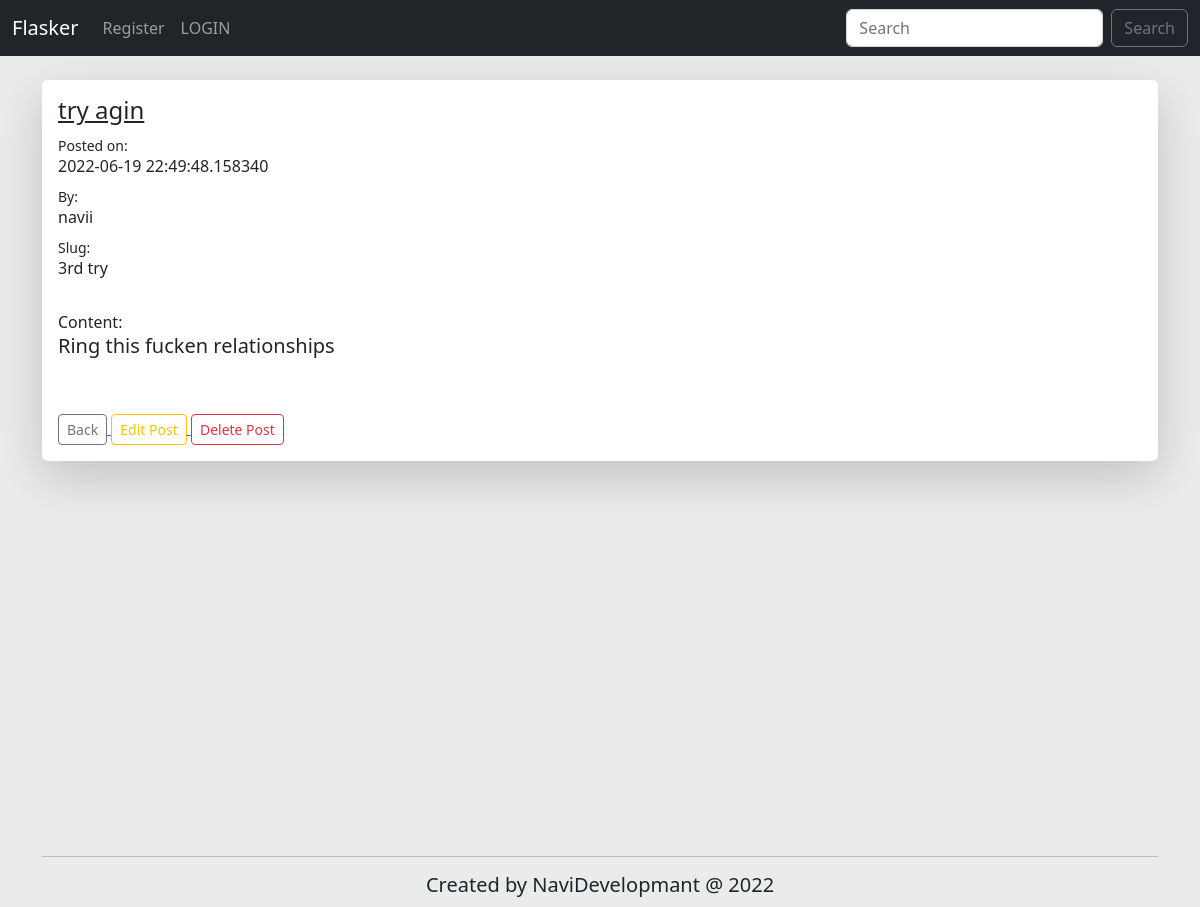
/post/1, run on the app's committed database.
### app.py (models this page shows, shortened)
class Post(db.Model):
    id = db.Column(db.Integer, primary_key = True)
    title = db.Column(db.String(255))
    content = db.Column(db.Text)
    author = db.Column(db.String(255))
    date_posted = db.Column(db.DateTime, default=datetime.utcnow())
    slug = db.Column(db.String(255))
    user_id = db.Column(db.Integer, db.ForeignKey('users.id'))

### app.py (the view)
@app.route('/post/<int:id>')
def post(id):
    post = Post.query.get_or_404(id)
    return render_template('post.html', post=post)

### app.py
class SearchForm(FlaskForm):
    searched = StringField("Searched", validators=[DataRequired()])
    submit = SubmitField("Search")

### app.py (called while the page is built)
@app.context_processor
def base():
    form = SearchForm()
    return dict(form=form)

### templates/post.html (shortened to what this page needs)
{% extends 'base.html' %}
{% block body %}
<div class="shadow-lg p-3 mb-5 bg-body rounded">
  <u><h4>{{ post.title }}</h4></u>
  <small>
    Posted on:
    <h6>{{ post.date_posted }}</h6>
    By:
    <h6>{{ post.author }}</h6>
    Slug:
    <h6>{{ post.slug }}</h6>
  </small>
  <br />
  Content:
  <h5>{{ post.content | safe }}</h5>
  <br />
  <br />
  <a href="{{ url_for('index') }}">
      <button type="button" class="btn btn-outline-secondary btn-sm"">Back</button>
  </a>
  <a href="{{ url_for('edit_post', id=post.id) }}">
      <button type="button" class="btn btn-outline-warning btn-sm">Edit Post</button>
  </a>
  <a href="{{ url_for('delete_post', id=post.id) }}">
      <button type="button" class="btn btn-outline-danger btn-sm">Delete Post</button>
  </a>
</div>
{% endblock %}

### static/css/style.css (style rules this page uses)
body { background-color: rgb(234, 236, 236); display: flex; flex-direction: column; }

### data on the page
Post: title "try agin", date_posted "2022-06-19 22:49:48.158340", author "navii", slug "3rd try", content "Ring this fucken relationships"
